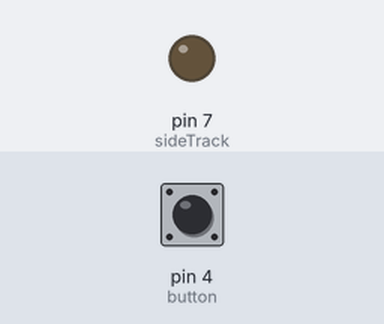
The sketch below on a simulated Arduino Uno, built with avr-gcc and run on an emulated ATmega328P. Parts: output pins drawn as LEDs (lit = HIGH). The test bench sets the inputs (shaded band); at power-on: pin 4 (button) HIGH.

Above: at 1.2 s.
1.3 s: pin 4 (button) pulled LOW for 0.15 s
At 2.7 s:
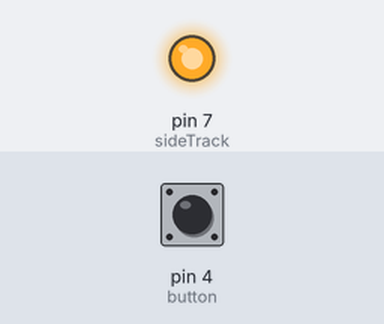
3.0 s: pin 4 (button) pulled LOW for 1 s
At 3.8 s:
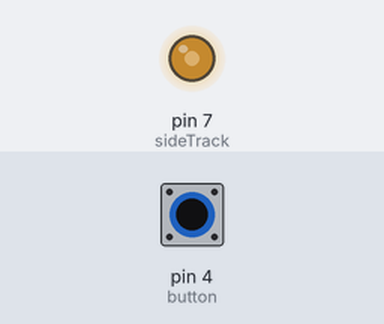
5.5 s: pin 4 (button) pulled LOW for 0.15 s
At 6.9 s:
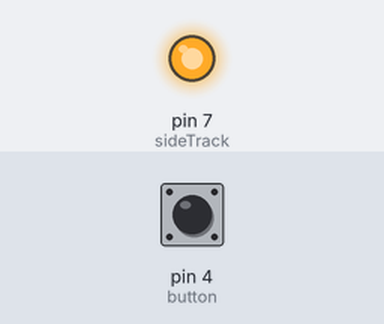
7.2 s: pin 4 (button) pulled LOW for 3.2 s
At 8.5 s:
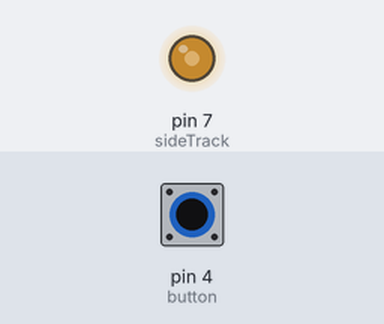
Timing chart, 0 to 11.9 s (numbered marks = the images above; inputs shaded):
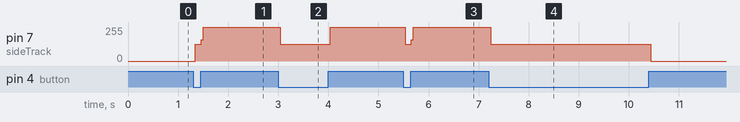

The sketch:

control_interruptTrack.ino
```cpp
//relays
int sideTrack= 7;

//botton
int button=4;

//setting
bool sideTrack1Power=false; //true power on track


void setup() {
  //relays
  pinMode(sideTrack, OUTPUT);
  //digitalWrite(sideTrack, HIGH);

  //button
  pinMode(button, INPUT_PULLUP);
}

void loop() {
  if (digitalRead(button)==LOW){
    if (sideTrack1Power==true){
      digitalWrite(sideTrack, HIGH); //open power on side Track
    } else {
      digitalWrite(sideTrack, LOW); //close power on side Track

    }
    sideTrack1Power=!sideTrack1Power;
  }
}
```

Measured:
- after the input at 1.3 s, pin 7 (sideTrack): 0/255 → 127/255 at once, → 255/255 0.12 s later
- after the input at 3.0 s, pin 7 (sideTrack): 255/255 → 127/255 at once, → 255/255 1.0 s later
- after the input at 5.5 s, pin 7 (sideTrack): 255/255 → 127/255 at once, → 255/255 0.12 s later
- after the input at 7.2 s, pin 7 (sideTrack): 255/255 → 127/255 at once, → 0/255 3.2 s later
